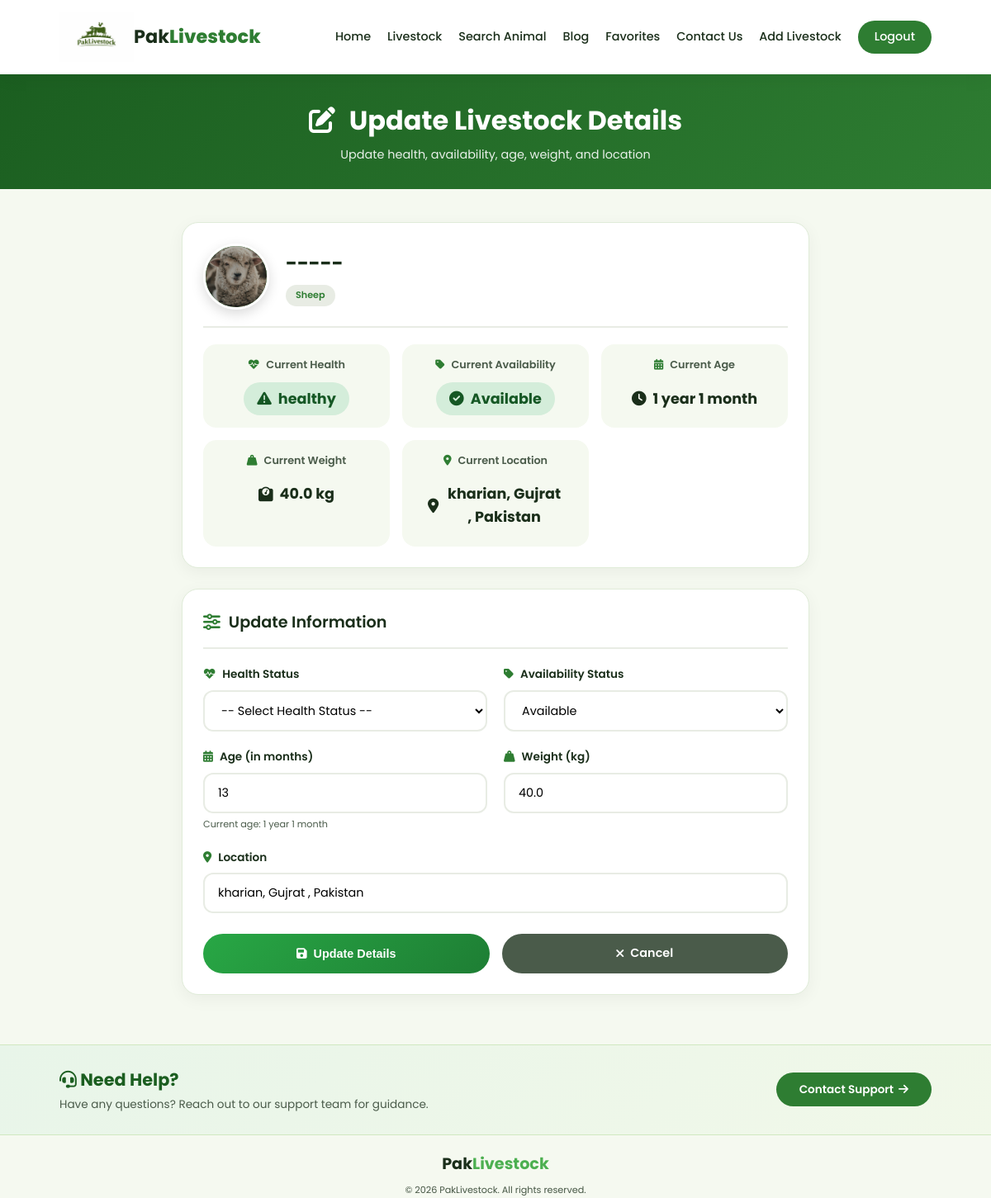
/updatestatus/9/ (signed in), run on the app's committed database.
### home/models.py (models this page shows, shortened)
class Livestock(models.Model):
    SPECIES_CHOICES = [
        ('buffalo', 'Buffalo'),
        ('cow', 'Cow'),
        ('goat', 'Goat'),
        ('sheep', 'Sheep'),
        ('ox', 'Ox'),
        ('chicken', 'Chicken'),
        ('home pets', 'Home Pets'),
        ('parrot', 'Parrot'),
        ('dog', 'Dog'),
        ('cat', 'Cat'),
        ('pigeon', 'Pigeon'),
        ('rabbit', 'Rabbit'),
        ('horse', 'Horse'),
    ]
    HEALTH_STATUS_CHOICES = [
        ('Healthy', 'Healthy'),
        ('Good', 'Good'),
        ('Critical', 'Critical'),
    ]
    AVAILABILITY_STATUS_CHOICES = [
        ('available', 'Available'),
        ('sold', 'Sold'),
    ]
    user = models.ForeignKey(settings.AUTH_USER_MODEL, on_delete=models.CASCADE, related_name='livestock')
    species = models.CharField(max_length=20, choices=SPECIES_CHOICES)
    breed = models.CharField(max_length=30)
    image = models.ImageField(upload_to='livestock_images/')
    age = models.PositiveIntegerField(
        blank=True,
        null=True,
        validators=[MinValueValidator(1, message='Value should be positive.')]
    )
    weight = models.FloatField(
        blank=True,
        null=True,
        validators=[MinValueValidator(0.01, message='Value should be positive.')]
    )
    health = models.CharField(max_length=20, choices=HEALTH_STATUS_CHOICES, blank=True, null=True)
    location = models.CharField(max_length=50)
    description = models.TextField(blank=True, null=True)
    price = models.DecimalField(
        max_digits=10,
        decimal_places=2,
        blank=True,
        null=True,
        validators=[MinValueValidator(0.01, message='Price should be positive.')]
    )
    phone = models.CharField(max_length=14, blank=True, null=True)
    owner_name = models.CharField(max_length=50, blank=True, null=True)
    availability_status = models.CharField(max_length=20, default='available')
    created_at = models.DateTimeField(auto_now_add=True)
    updated_at = models.DateTimeField(auto_now=True)
    def get_formatted_age(self):
        if self.age is None:
            return "Age not provided"
        total_months = int(self.age)
        years = total_months // 12
        months = total_months % 12
        if years > 0 and months > 0:
            return f"{years} year{'s' if years != 1 else ''} {months} month{'s' if months != 1 else ''}"
        elif years > 0:
            return f"{years} year{'s' if years != 1 else ''}"
        elif months > 0:
            return f"{months} month{'s' if months != 1 else ''}"
        else:
            return "0 months"

### home/views.py (the view, shortened to what this page needs)
# urls.py: path('updatestatus/<int:pk>/', views.update_livestock_status, name='updatestatus'),
@login_required(login_url='/accounts/login/')
def update_livestock_status(request, pk):
    livestock_obj = get_object_or_404(Livestock, pk=pk)
    if livestock_obj.user != request.user:
        return HttpResponseForbidden('You are not allowed to update this livestock.')
    context = {
        'livestock': livestock_obj,
        'health_choices': Livestock.HEALTH_STATUS_CHOICES,
        'availability_choices': Livestock.AVAILABILITY_STATUS_CHOICES
    }
    return render(request, 'updatestatus.html', context)

### Templates/updatestatus.html (shortened to what this page needs)
{% load static %}
<!DOCTYPE html>
<html lang="en">
<head>
    <link rel="stylesheet" href="https://cdnjs.cloudflare.com/ajax/libs/font-awesome/6.0.0/css/all.min.css">
    <link rel="stylesheet" href="{% static 'updatestatus.css' %}">
</head>
<body>
    <header class="navbar">
        <div class="logo">
            <img src="{% static 'images/logo.jpg' %}" alt="Pakistan Livestock Logo" class="logo-img">
            Pak<span>Livestock</span>
        </div>
        <nav>
            <a href="{% url 'home' %}">Home</a>
            <a href="{% url 'livestock' %}">Livestock</a>
            <a href="{% url 'search_livestock' %}" class="search">Search Animal</a>
            <a href="{% url 'blog' %}">Blog</a>
            {% if user.is_authenticated %}
                <a href="{% url 'favorite_list' %}">Favorites</a>
                <a href="{% url 'contact' %}">Contact Us</a>
                <a href="{% url 'add_livestock' %}">Add Livestock</a>
                <a href="{% url 'logout' %}" class="logout-btn">Logout</a>
            {% else %}
                <a href="{% url 'login' %}" class="login-btn">Login</a>
            {% endif %}
        </nav>
    </header>
    <section class="update-hero">
        <div class="update-hero-content">
            <h1><i class="fas fa-edit"></i> Update Livestock Details</h1>
            <p>Update health, availability, age, weight, and location</p>
        </div>
    </section>
    <div class="update-container">
        <div class="animal-card">
            <div class="animal-header">
                <div class="animal-image">
                    {% if livestock.image %}
                        <img src="{{ livestock.image.url }}" alt="{{ livestock.breed }}">
                    {% else %}
                        <img src="{% static 'images/cow.png' %}" alt="{{ livestock.breed }}">
                    {% endif %}
                </div>
                <div class="animal-title">
                    <h2>{{ livestock.breed }}</h2>
                    <span class="species-badge">{{ livestock.species|title }}</span>
                </div>
            </div>
            <div class="current-status">
                <div class="status-item">
                    <div class="status-label">
                        <i class="fas fa-heartbeat"></i>
                        <span>Current Health</span>
                    </div>
                    <div class="status-value health-{{ livestock.health|lower }}">
                        <i class="fas fa-{% if livestock.health == 'Healthy' %}check-circle{% elif livestock.health == 'Good' %}smile{% else %}exclamation-triangle{% endif %}"></i>
                        {{ livestock.health }}
                    </div>
                </div>
                <div class="status-item">
                    <div class="status-label">
                        <i class="fas fa-tag"></i>
                        <span>Current Availability</span>
                    </div>
                    <div class="status-value availability-{{ livestock.availability_status|lower }}">
                        <i class="fas fa-{% if livestock.availability_status == 'available' %}check-circle{% else %}times-circle{% endif %}"></i>
                        {{ livestock.availability_status|title }}
                    </div>
                </div>
                <div class="status-item">
                    <div class="status-label">
                        <i class="fas fa-calendar-alt"></i>
                        <span>Current Age</span>
                    </div>
                    <div class="status-value">
                        <i class="fas fa-clock"></i>
                        {{ livestock.get_formatted_age }}
                    </div>
                </div>
                <div class="status-item">
                    <div class="status-label">
                        <i class="fas fa-weight-hanging"></i>
                        <span>Current Weight</span>
                    </div>
                    <div class="status-value">
                        <i class="fas fa-weight"></i>
                        {{ livestock.weight }} kg
                    </div>
                </div>
                <div class="status-item">
                    <div class="status-label">
                        <i class="fas fa-map-marker-alt"></i>
                        <span>Current Location</span>
                    </div>
                    <div class="status-value">
                        <i class="fas fa-location-dot"></i>
                        {{ livestock.location }}
                    </div>
                </div>
            </div>
        </div>
        <div class="update-card">
            <div class="update-header">
                <i class="fas fa-sliders-h"></i>
                <h3>Update Information</h3>
            </div>
            <form method="post" class="update-form">
                <div class="form-row">
                    <div class="form-group">
                        <label for="health_status">
                            <i class="fas fa-heartbeat"></i> Health Status
                        </label>
                        <select name="health_status" id="health_status" class="form-select">
                            <option value="">-- Select Health Status --</option>
                        </select>
                    </div>
                    <div class="form-group">
                        <label for="availability_status">
                            <i class="fas fa-tag"></i> Availability Status
                        </label>
                        <select name="availability_status" id="availability_status" class="form-select">
                            {% for value, label in livestock.AVAILABILITY_STATUS_CHOICES %}
                                <option value="{{ value }}" {% if livestock.availability_status == value %}selected{% endif %}>
                                    {{ label }}
                                </option>
                            {% endfor %}
                        </select>
                    </div>
                </div>
                <div class="form-row">
                    <div class="form-group">
                        <label for="age">
                            <i class="fas fa-calendar-alt"></i> Age (in months)
                        </label>
                        <input type="number" name="age" id="age" class="form-input" value="{{ livestock.age }}" placeholder="Enter age in months" min="0">
                        <small class="help-text">Current age: {{ livestock.get_formatted_age }}</small>
                    </div>
                    <div class="form-group">
                        <label for="weight">
                            <i class="fas fa-weight-hanging"></i> Weight (kg)
                        </label>
                        <input type="number" step="0.1" name="weight" id="weight" class="form-input" value="{{ livestock.weight }}" placeholder="Enter weight in kg">
                    </div>
                </div>
                <div class="form-group">
                    <label for="location">
                        <i class="fas fa-map-marker-alt"></i> Location
                    </label>
                    <input type="text" name="location" id="location" class="form-input" value="{{ livestock.location }}" placeholder="Enter location">
                </div>
                <div class="button-group">
                    <button type="submit" class="btn-update">
                        <i class="fas fa-save"></i> Update Details
                    </button>
                    <a href="{% url 'viewdetails' livestock.id %}" class="btn-cancel">
                        <i class="fas fa-times"></i> Cancel
                    </a>
                </div>
            </form>
        </div>
    </div>
    <div class="contact-bar">
        <div class="contact-bar-content">
            <div class="contact-text">
                <h3><i class="fas fa-headset"></i> Need Help?</h3>
                <p>Have any questions? Reach out to our support team for guidance.</p>
            </div>
            <a href="{% url 'contact' %}" class="contact-bar-btn">
                Contact Support <i class="fas fa-arrow-right"></i>
            </a>
        </div>
    </div>
<footer class="contact-footer">
    <div class="footer-content">
        <div class="footer-logo">
            Pak<span>Livestock</span>
        </div>
        <p class="copyright">&copy; 2026 PakLivestock. All rights reserved.</p>
    </div>
</footer>
</body>
</html>

### data on the page
Livestock: image (picture), breed "-----", species "Sheep", health "healthy", availability_status "Available", get_formatted_age "1 year 1 month", weight "40.0", location "kharian, Gujrat , Pakistan", age "13"
